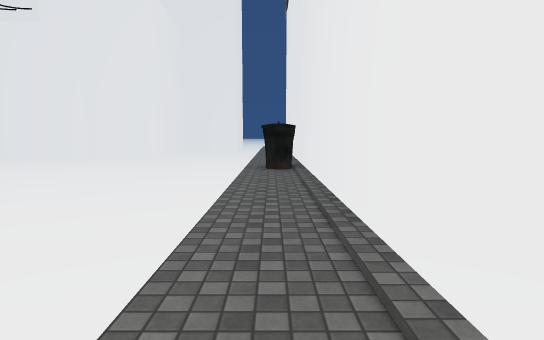
view 1 (above)

16 first-person views from a walk through a Unity game level. The camera is 1.4 m above the floor, tilts 6° down and sees 80° across. The floor is counted in squares, 2 m on a side. Each view is taken from the middle of a square. On the plan, view 1 faces up. The plan holds only what a view shows up to about 10 squares ahead; the rest is blank. The place goes on beyond the plan. The player is left out. Some surface patterns are stand-ins.

view 2
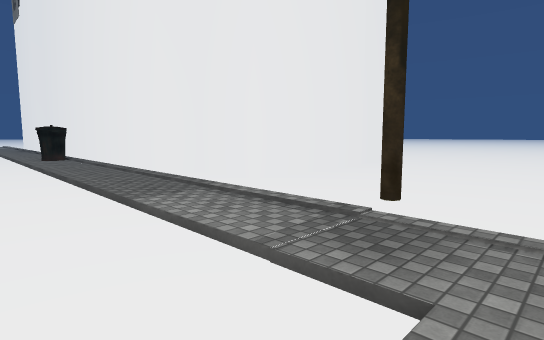

view 3
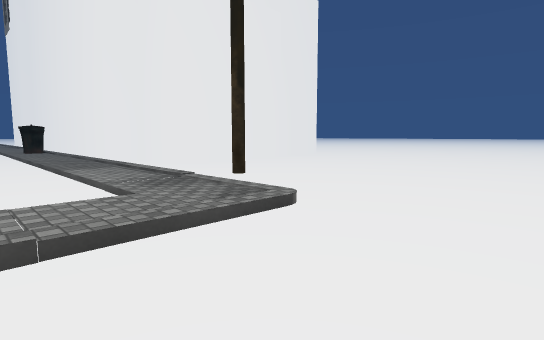

view 4
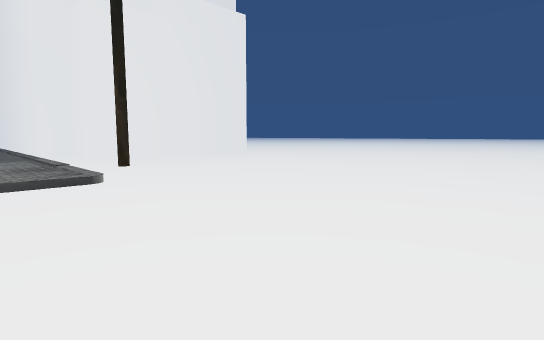

view 5
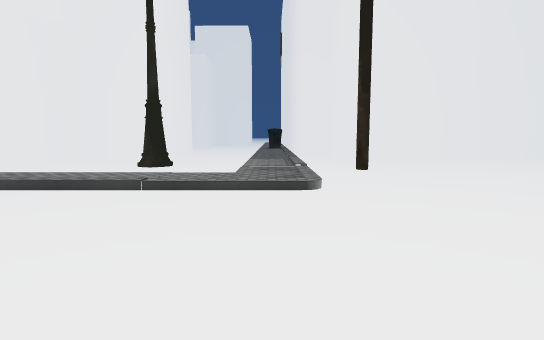

view 6
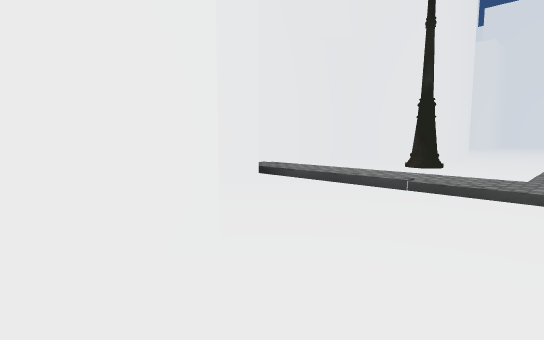

view 7
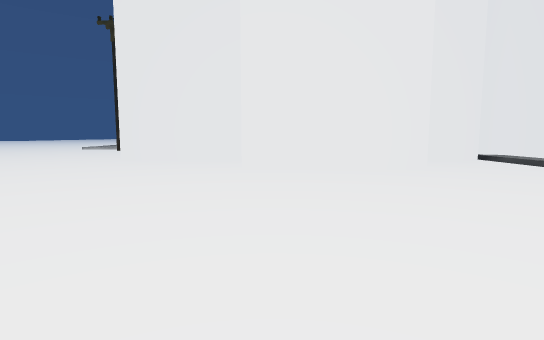

view 8
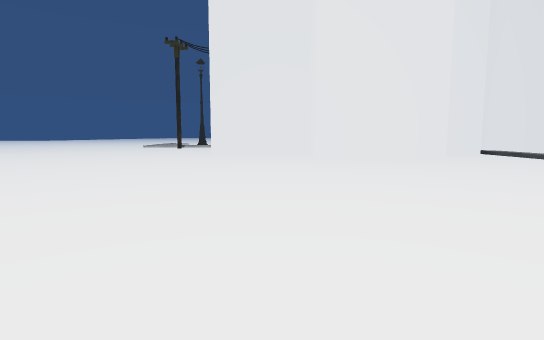

view 9
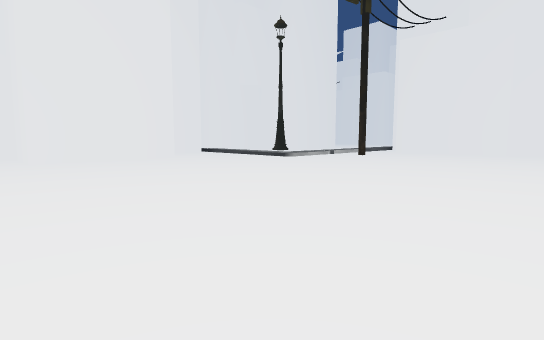

view 10
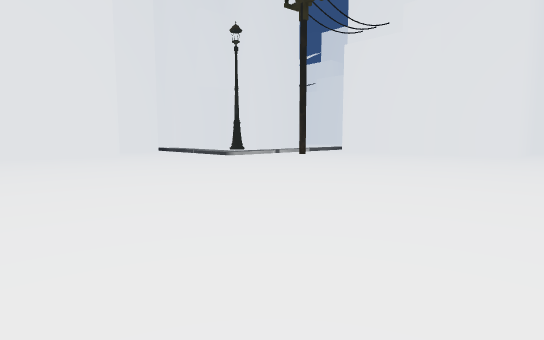

view 11
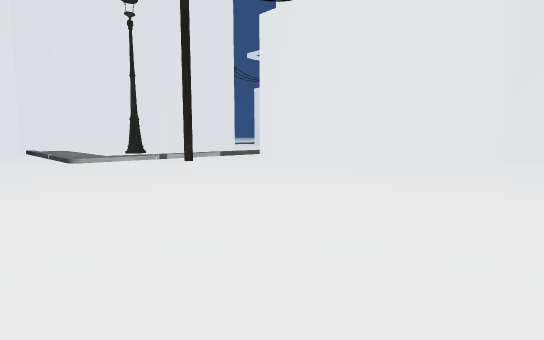

view 12
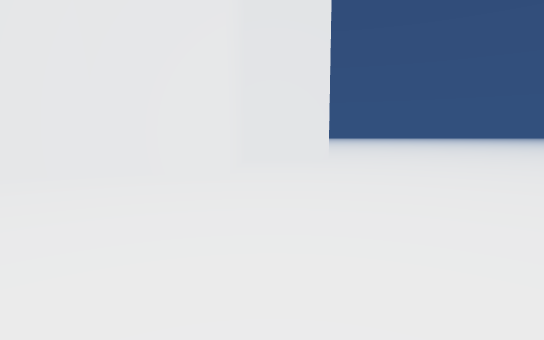

view 13
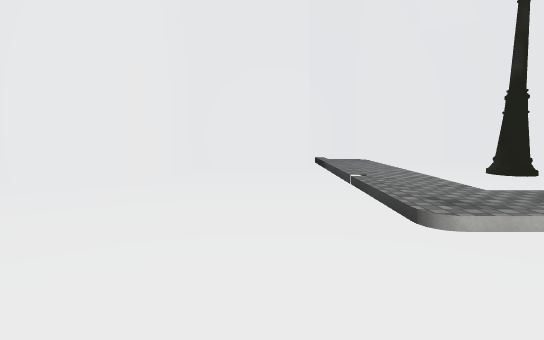

view 14
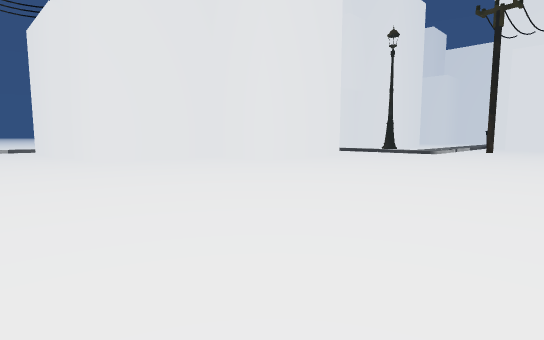

view 15
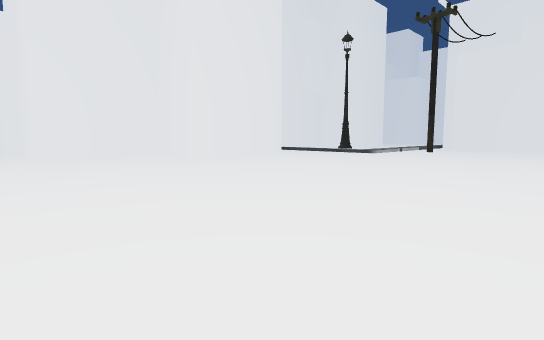

view 16
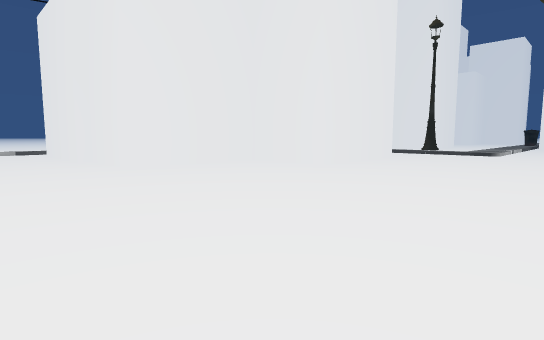

### Floor plan
Key: @ floor where view 1 was taken; # wall or solid block; . main floor; : floor 0.25 m higher than the main floor; / step, stairs or slope; O other object.
Columns run from 9 left of view 1 to 10 right of it. Each row starts with its distance up from view 1.
 10  ........ #
  9  ........:#
  8   .......:#
  7    ......O#
  6     .....:#
  5     .....:#      ###
  4      ....:#      #..
  3        ..:#      #..
  2       #..:##     #..
  1       #..:.#######..
  0    ####..@..........
 -1    #.....:..........
 -2    #..#..:.#........
 -3    #.....:..........
 -4   #.::::::..........
 -5    ##/////..........
 -6     ##..............
 -7      #..............
 -8      ###............
 -9        #............
-10        #............
-11      ###............
-12      #..............
-13      #............
-14      #...........
-15 ######...........
-16 .................
-17 .................
-18     ...........

Where each view was taken, in squares from view 1:
view 1: 0 up, 0 right, facing up
view 2: 4 down, 2 left, facing up-right
view 3: 7 down, 2 left, facing up-right
view 4: 10 down, 1 left, facing up-right
view 5: 9 down, 0 right, facing up
view 6: 9 down, 0 right, facing up-left
view 7: 11 down, 5 right, facing left
view 8: 13 down, 8 right, facing left
view 9: 13 down, 8 right, facing up-left
view 10: 12 down, 10 right, facing up-left
view 11: 7 down, 10 right, facing up-left
view 12: 5 down, 9 right, facing up
view 13: 6 down, 3 right, facing left
view 14: 18 down, 5 right, facing up-left
view 15: 17 down, 7 right, facing up-left
view 16: 18 down, 3 right, facing up-left
